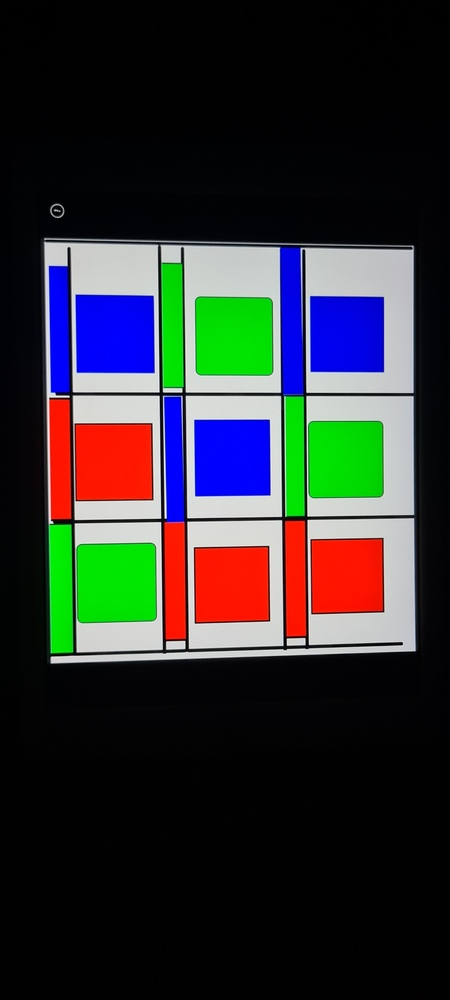
#> input picture test.jpg, 450 x 1000 px, shrunk from 1293 x 2872 before the run, given in place of the camera
$ python ChangingPX2.py
#> lines starting #> are read from the running program, lines starting #| are printed output that depends on the picture; after the words box and inside, x2 and y2 are one past the last pixel; in counts of white or black regions, pixels touching at a corner belong together
import cv2

# Capture video from a camera
cap = cv2.VideoCapture(0)

# Read the first frame
ret, frame = cap.read()
#> frame is the input picture: shape (1000, 450, 3); mean B, G, R 47.6, 47.2, 46.1

# Convert the frame to grayscale
gray = cv2.cvtColor(frame, cv2.COLOR_BGR2GRAY)
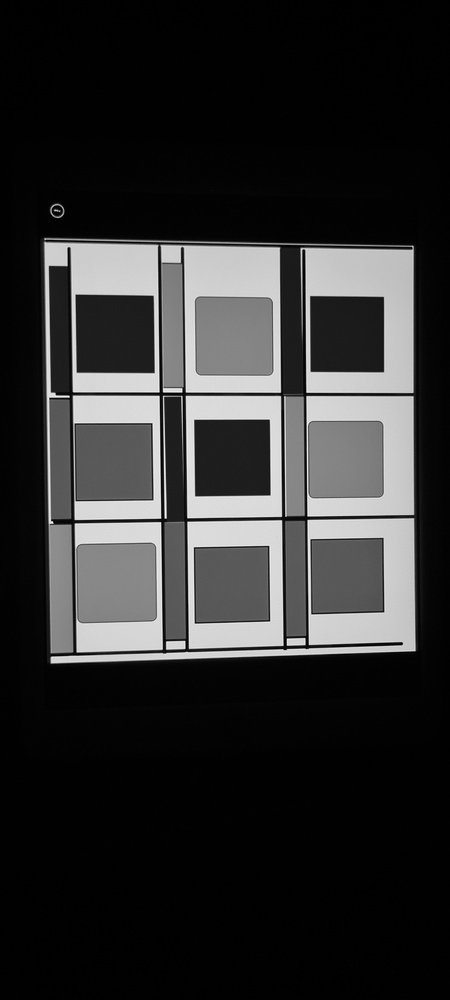
#> gray: shape (1000, 450); min 0, max 251, mean 46.9

# Define a background subtractor object
fgbg = cv2.createBackgroundSubtractorMOG2()

while True:
    # Read a new frame
    ret, frame = cap.read()

    # Apply the background subtractor to get the foreground mask
    fgmask = fgbg.apply(frame)
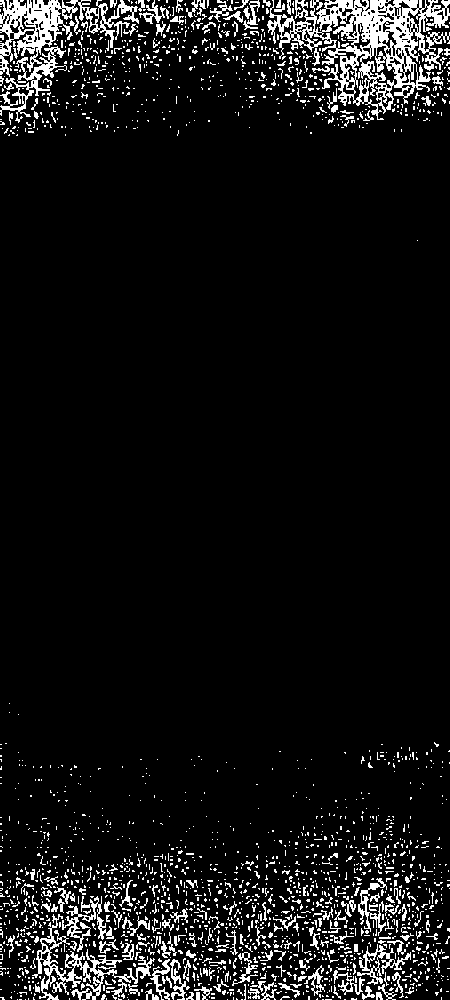
#> fgmask: shape (1000, 450); values 127 (black) and 255 (white), 7.8% white in thin lines or dots

    # Apply thresholding to remove noise
    thresh = cv2.threshold(fgmask, 127, 255, cv2.THRESH_BINARY)[1]
#> thresh: shape (1000, 450); 7.8% white in thin lines or dots

    # Find contours in the thresholded image
    contours, hierarchy = cv2.findContours(thresh, cv2.RETR_EXTERNAL, cv2.CHAIN_APPROX_SIMPLE)
#> contours = 2065 contours, 1980 with area under 20; largest, box (x1, y1, x2, y2) and area: (267, 0, 450, 120) 10410, (0, 0, 139, 123) 4225, (32, 914, 155, 1000) 1548, (357, 944, 411, 985) 515, (62, 896, 114, 952) 444

    # Draw bounding boxes around the moving objects
    for contour in contours:
        (x, y, w, h) = cv2.boundingRect(contour)
        cv2.rectangle(frame, (x, y), (x + w, y + h), (0, 255, 0), 2)
#> this loop made 2065 passes
#> (contour, x, y, w, h) on passes 1 to 3: ([[344, 999], [345, 999]], 344, 999, 2, 1), ([[325, 999], [331, 999]], 325, 999, 7, 1), ([[322, 999], [323, 999]], 322, 999, 2, 1)
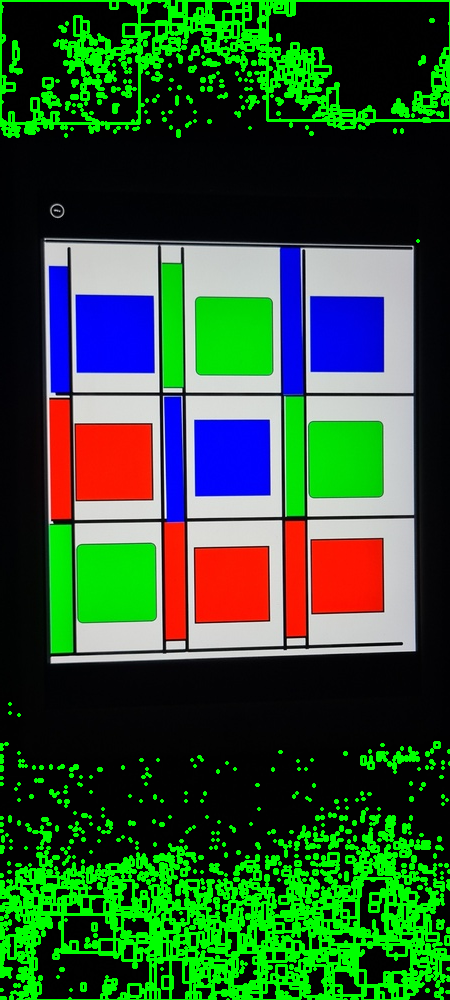
#> frame: shape (1000, 450, 3); 14.21% of pixels changed, all inside (x1, y1, x2, y2) = (0, 0, 450, 1000)

    # Display the resulting frame
    cv2.imshow('frame', frame)

    # Exit if the user presses 'q'
    if cv2.waitKey(1) & 0xFF == ord('q'):
#> (key q is pressed here)
        break

# Release the capture and destroy all windows
cap.release()
cv2.destroyAllWindows()
